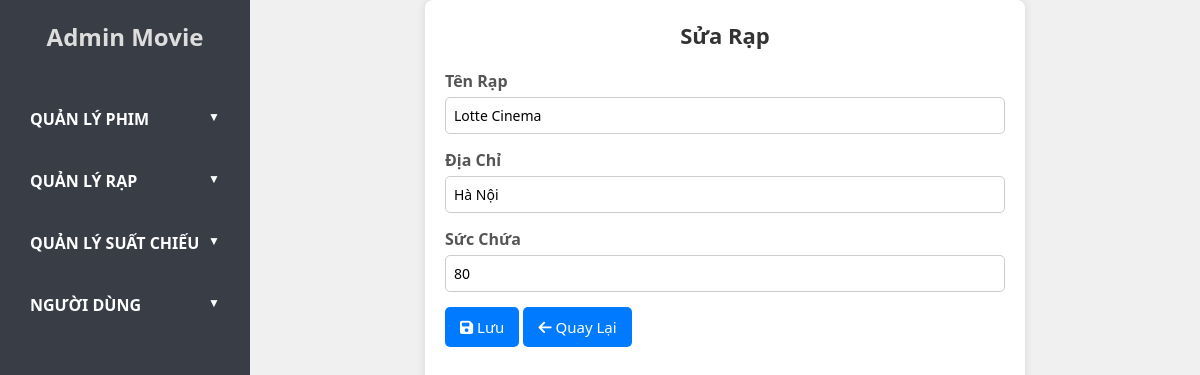
/admin.php?controller=theater&action=edit&id=2 (signed in), run on the app's committed database.
### tables this page shows
CREATE TABLE `theaters` (
  `id` int NOT NULL,
  `name` varchar(100) NOT NULL,
  `address` varchar(255) NOT NULL,
  `capacity` int NOT NULL
);

### models/BaseModel.php (called while the page is built, shortened)
<?php
class BaseModel
{
     protected $conn;
     protected $table;
     public function __construct($db, $table)
     {
          $this->conn = $db;
          $this->table = $table;
     }
     public function getById($id)
     {
          $query = "SELECT * FROM " . $this->table . " WHERE id = :id";
          $stmt = $this->conn->prepare($query);
          $stmt->bindParam(':id', $id);
          $stmt->execute();
          return $stmt->fetch(PDO::FETCH_ASSOC);
     }
}
?>

### views/admin/admin_theater/theater_form.php (the view, shortened to what this page needs)
<div class="content-section section-form">
     <h1><?= $theater ? 'Sửa Rạp' : 'Thêm Rạp'; ?></h1>
     <form action="admin.php?controller=theater&action=save" method="POST" enctype="multipart/form-data"
          class="user-form">
          <div class="form-group">
               <label>Tên Rạp</label>
               <input type="text" name="name" placeholder="Nhập tên rạp..."
                    value="<?= htmlspecialchars($theater['name'] ?? ''); ?>" required>
          </div>
          <div class="form-group">
               <label>Địa Chỉ</label>
               <input type="text" name="address" placeholder="Nhập địa chỉ..."
                    value="<?= htmlspecialchars($theater['address'] ?? ''); ?>" required>
          </div>
          <div class="form-group">
               <label>Sức Chứa</label>
               <input min="50" max="100" type="number" name="capacity" placeholder="Nhập số lượng..."
                    value="<?= htmlspecialchars($theater['capacity'] ?? ''); ?>" required>
          </div>
          <button type="submit" class="btn-save"><i class="fas fa-save"></i> Lưu</button>
          <a href="admin.php?controller=theater&action=index" class="btn-back">
               <i class="fas fa-arrow-left"></i> Quay Lại
          </a>
     </form>
</div>

### public/css/admin/style.css (style rules this page uses)
* { margin: 0; padding: 0; box-sizing: border-box; font-family: 'Segoe UI', Tahoma, Geneva, Verdana, sans-serif; }
body { display: flex; height: 100vh; background-color: #f0f0f0; }
button { outline: none; border: none; }
.content-section { width: 600px; overflow-y: auto; margin: 0 auto; background: #fff; padding: 20px; border-radius: 8px; box-shadow: 0 0 10px rgba(0, 0, 0, 0.1); }
h1 { text-align: center; font-size: 22px; margin-bottom: 20px; color: #333; }
.user-form .form-group { margin-bottom: 15px; }
.user-form label { font-weight: bold; display: block; margin-bottom: 5px; color: #555; }
.user-form input, .user-form select { width: 100%; padding: 8px; border: 1px solid #ccc; border-radius: 5px; font-size: 14px; transition: 0.3s; }
.btn-back, .btn-save { font-size: 15px; color: #fff; background-color: #007bff; padding: 10px 15px; text-decoration: none; border: none; border-radius: 5px; }

### data on the page
theaters: name "Lotte Cinema", address "Hà Nội", capacity "80"
